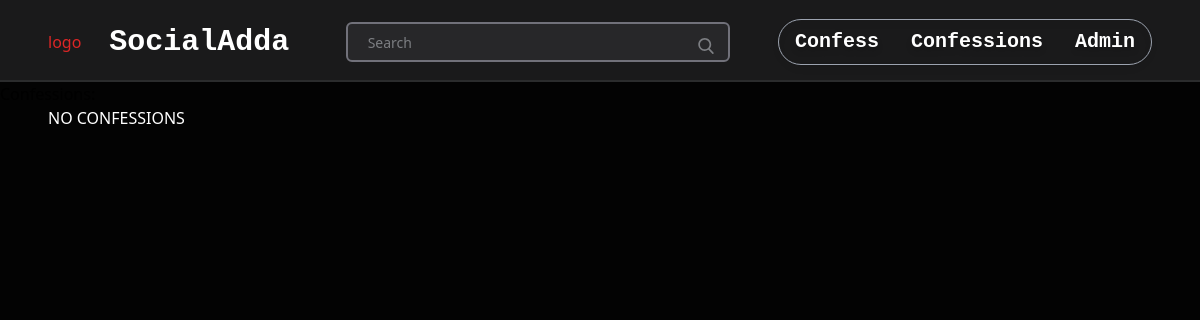
The page /first_app/adminList/ on the database as committed earlier.
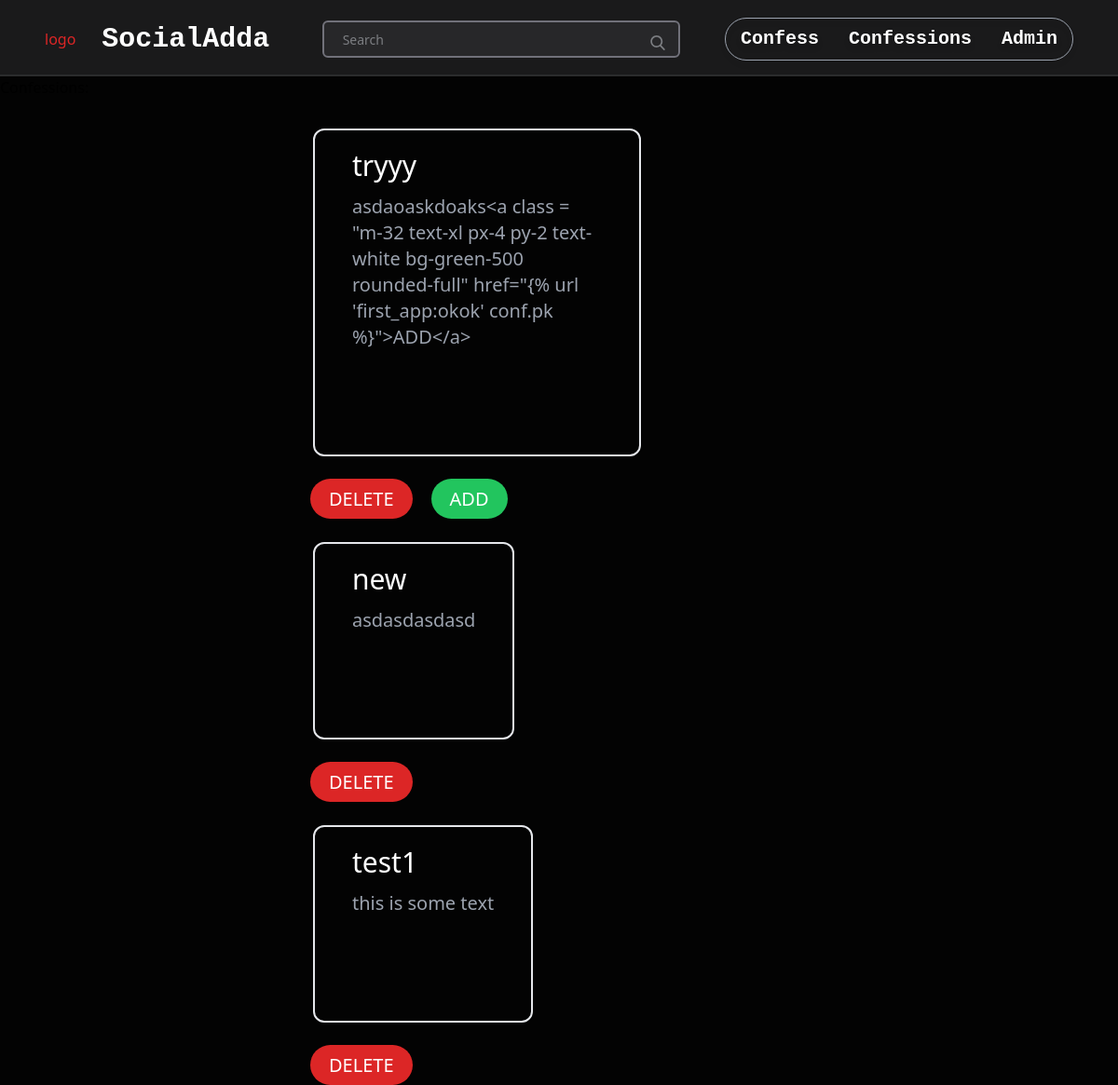
The same page on the database as committed later.
### first_app/models.py (models this page shows, shortened)
class Conf(models.Model):
    votes = models.IntegerField(default=0)
    heading = models.CharField(max_length=150)
    text = models.TextField(max_length=500)
    visible = models.BooleanField(default=False)
    visibleTime = models.TimeField(auto_now=True)
    class Meta:
        ordering = ['-visibleTime']

### first_app/views.py (the view)
# urls.py: path(r'adminList/', views.adminList, name = 'adminList'),
def adminList(request):
    lis = Conf.objects.all()
    if request.method == 'POST':
        pls = Conf.objects.get(pk=request.POST.get('id'))
        pls.visible = True
        pls.save()
    return render(request, 'first_app/adminList.html', {'object_list':lis})

### templates/first_app/adminList.html
<!DOCTYPE html>
{% extends "first_app/start.html" %}
{% block body_block %}
{% load my_extras %}
<h1>Confessions:</h1>
<div class="container text-white px-12">
    {% if object_list %}
    <ol class="table">
        {% for conf in object_list %}
        <li class="list-item my-8 rounded-xl border-2 border-separate mx-72 py-10 text-left px-10 pt-5 pb-28 max-w-max">
            <h1 class = "text-3xl max-w-max">{{conf.heading}}</h1>
            <h2 class="mt-3 text-xl text-gray-400 max-w-max">{{conf.text}}</h2>
        </li>
        <a id = "tt" class = "mx-5 text-left text-xl px-5 py-2 text-white bg-red-600 rounded-full" href="{% url 'first_app:deleteView' conf.pk %}">DELETE</a>
        {% if conf.visible == 0 %}
        <a class = "text-left text-xl px-5 py-2 text-white bg-green-500 rounded-full" href="{% url 'first_app:okok' conf.pk %}">ADD</a>
        {%endif%}
        {%endfor%}
    </ol>
		{%else%}
    <h1>NO CONFESSIONS</h1>
    {%endif%}
</div>
{%endblock%}

### templates/first_app/start.html (shortened to what this page needs)
{% load static %}
{% load static tailwind_tags %}
<!DOCTYPE html>
<html lang="en">
<head>
    {% tailwind_css %}
    <link rel="stylesheet" href="{% static "css/style.css" %}"/>
</head>
<body class="bg-redditBG">
      <nav class="bg-redditNav border-redditBorder border-b-2">
        <div class="px-2">
            <div class="flex justify-between items-center">
                <div class=" space-x-4">
                    <div>
                        <a href="#" class="flex items-center py-5 px-10 pt-1">
                            <div class="logo text-red-600 mr-5 mt-5">logo</div>
                            <div class="text-3xl px-2 font-bold font-mono text-white mt-5 pt-0 align-middle mb-0 my-0">SocialAdda</div>
                        </a>
                    </div>
                </div>
                <div class=" search-box py-3">
                <div class="pt-1 relative mx-auto text-gray-500">
                    <input class="border-2 border-zinc-500 hover:border-white bg-searchBar placeholder-gray-300 placeholder-opacity-50 w-96 h-10 px-5 pr-16 rounded-md text-sm focus:outline-none"
                      type="search" name="search" placeholder="Search">
                    <button type="submit" class="absolute right-0 top-0 mt-5 mr-4">
                    </button>
                  </div>
                </div>
                <div class="confess px-10 flex items-center space-x-8 pt-1">
                    <button class="bg-transparent hover:bg-gray-500 space-x-5 text-gray-800 font-semibold py-2 px-4 border border-gray-400 rounded-full shadow text-right text-xl text-white confess-button font-bold font-mono drop-shadow-md hover:drop-shadow-xl hover:text-black ">
                    <a href="{% url 'first_app:confFill' %}" class="text-right text-xl text-white confess-button font-bold font-mono drop-shadow-md hover:drop-shadow-xl hover:text-black ">Confess</a>
                    <a href="{% url 'first_app:confList' %}" class="text-right text-xl text-white confess-button font-bold font-mono drop-shadow-md hover:drop-shadow-xl hover:text-black ">Confessions</a>
                    <a href="{% url 'first_app:adminList' %}" class="text-right text-xl text-white confess-button font-bold font-mono drop-shadow-md hover:drop-shadow-xl hover:text-black ">Admin</a>
                  </button>
                </div>
            </div>
        </div>
    </nav>
    <div class = "container">
        {% block body_block %}{% endblock %}
    </div>
</body>
</html>

### static/css/style.css (style rules this page uses)
#tt { margin-left: 285px; }

Rows that differ between the two databases and show on the page:
added Conf: heading "tryyy", text "asdaoaskdoaks<a class = \"m-32 text-xl px-4 py-2 text-white bg-green-500 rounded-full\" href=\"{% url 'first_app:okok' conf.pk %}\">ADD</a>", visible "ADD"
added Conf: heading "new", text "asdasdasdasd"
added Conf: heading "test1", text "this is some text"
Other text that changed with them:
text no longer shown: "NO CONFESSIONS"
